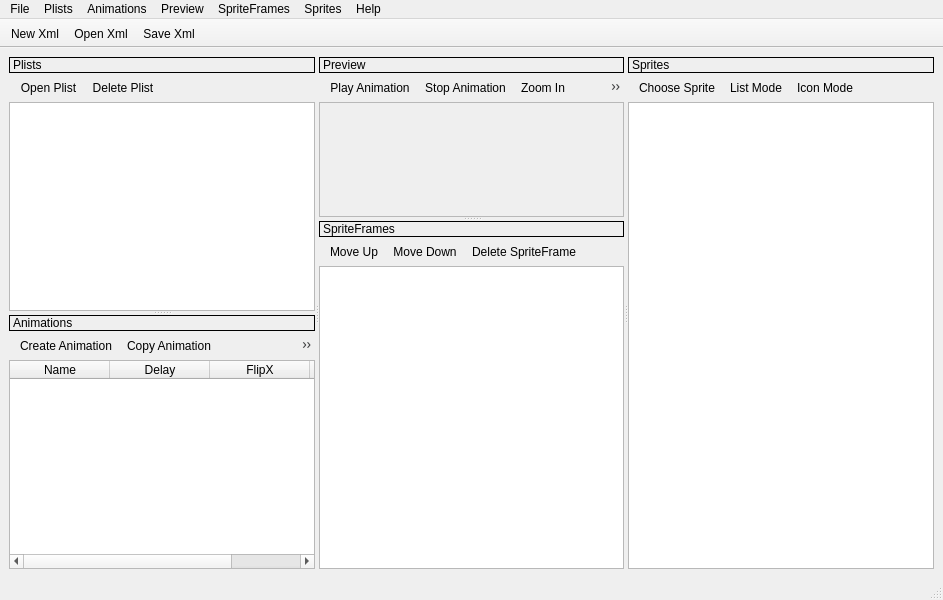
<?xml version="1.0" encoding="UTF-8"?>
<ui version="4.0">
 <class>AnimatePackerClass</class>
 <widget class="QMainWindow" name="AnimatePackerClass">
  <property name="geometry">
   <rect>
    <x>0</x>
    <y>0</y>
    <width>943</width>
    <height>600</height>
   </rect>
  </property>
  <property name="acceptDrops">
   <bool>false</bool>
  </property>
  <property name="windowTitle">
   <string>AnimatePacker</string>
  </property>
  <widget class="QWidget" name="centralwidget">
   <layout class="QHBoxLayout" name="horizontalLayout">
    <property name="spacing">
     <number>0</number>
    </property>
    <item>
     <widget class="QSplitter" name="splitter_3">
      <property name="orientation">
       <enum>Qt::Horizontal</enum>
      </property>
      <widget class="QSplitter" name="splitter">
       <property name="orientation">
        <enum>Qt::Vertical</enum>
       </property>
       <widget class="QWidget" name="layoutWidget">
        <layout class="QVBoxLayout" name="verticalLayout_5">
         <property name="spacing">
          <number>0</number>
         </property>
         <item>
          <widget class="QLabel" name="label_4">
           <property name="frameShape">
            <enum>QFrame::Box</enum>
           </property>
           <property name="text">
            <string>Plists</string>
           </property>
          </widget>
         </item>
         <item>
          <widget class="QToolBar" name="toolBar_5">
           <property name="windowTitle">
            <string>toolBar_5</string>
           </property>
           <property name="iconSize">
            <size>
             <width>24</width>
             <height>24</height>
            </size>
           </property>
           <addaction name="actionOpenPlist"/>
           <addaction name="actionDeletePlist"/>
          </widget>
         </item>
         <item>
          <widget class="PlistList" name="plistList"/>
         </item>
        </layout>
       </widget>
       <widget class="QWidget" name="layoutWidget1">
        <layout class="QVBoxLayout" name="verticalLayout_4">
         <property name="spacing">
          <number>0</number>
         </property>
         <item>
          <widget class="QLabel" name="label_3">
           <property name="frameShape">
            <enum>QFrame::Box</enum>
           </property>
           <property name="text">
            <string>Animations</string>
           </property>
          </widget>
         </item>
         <item>
          <widget class="QToolBar" name="toolBar_2">
           <property name="windowTitle">
            <string>toolBar_2</string>
           </property>
           <property name="iconSize">
            <size>
             <width>24</width>
             <height>24</height>
            </size>
           </property>
           <property name="floatable">
            <bool>true</bool>
           </property>
           <addaction name="actionAnimation"/>
           <addaction name="actionCopy"/>
           <addaction name="actionDeleteAnimation"/>
          </widget>
         </item>
         <item>
          <widget class="AnimationsTable" name="animationTable">
           <attribute name="horizontalHeaderVisible">
            <bool>true</bool>
           </attribute>
           <attribute name="horizontalHeaderCascadingSectionResizes">
            <bool>false</bool>
           </attribute>
           <attribute name="horizontalHeaderHighlightSections">
            <bool>true</bool>
           </attribute>
           <attribute name="horizontalHeaderShowSortIndicator" stdset="0">
            <bool>false</bool>
           </attribute>
           <attribute name="horizontalHeaderStretchLastSection">
            <bool>true</bool>
           </attribute>
           <attribute name="verticalHeaderVisible">
            <bool>true</bool>
           </attribute>
           <attribute name="verticalHeaderCascadingSectionResizes">
            <bool>false</bool>
           </attribute>
           <attribute name="verticalHeaderHighlightSections">
            <bool>true</bool>
           </attribute>
           <attribute name="verticalHeaderShowSortIndicator" stdset="0">
            <bool>false</bool>
           </attribute>
           <attribute name="verticalHeaderStretchLastSection">
            <bool>false</bool>
           </attribute>
           <column>
            <property name="text">
             <string>Name</string>
            </property>
           </column>
           <column>
            <property name="text">
             <string>Delay</string>
            </property>
           </column>
           <column>
            <property name="text">
             <string>FlipX</string>
            </property>
           </column>
           <column>
            <property name="text">
             <string>FlipY</string>
            </property>
           </column>
          </widget>
         </item>
        </layout>
       </widget>
      </widget>
      <widget class="QSplitter" name="splitter_2">
       <property name="orientation">
        <enum>Qt::Vertical</enum>
       </property>
       <widget class="QWidget" name="layoutWidget2">
        <layout class="QVBoxLayout" name="verticalLayout">
         <property name="spacing">
          <number>0</number>
         </property>
         <item>
          <widget class="QLabel" name="label_5">
           <property name="frameShape">
            <enum>QFrame::Box</enum>
           </property>
           <property name="text">
            <string>Preview</string>
           </property>
          </widget>
         </item>
         <item>
          <widget class="QToolBar" name="toolBar_3">
           <property name="windowTitle">
            <string>toolBar_3</string>
           </property>
           <property name="iconSize">
            <size>
             <width>24</width>
             <height>24</height>
            </size>
           </property>
           <addaction name="actionPlay"/>
           <addaction name="actionStop"/>
           <addaction name="actionZoomIn"/>
           <addaction name="actionZoomOut"/>
           <addaction name="actionPalette"/>
          </widget>
         </item>
         <item>
          <widget class="QScrollArea" name="scrollArea">
           <property name="widgetResizable">
            <bool>true</bool>
           </property>
           <property name="alignment">
            <set>Qt::AlignCenter</set>
           </property>
           <widget class="QWidget" name="scrollAreaWidgetContents">
            <property name="geometry">
             <rect>
              <x>0</x>
              <y>0</y>
              <width>301</width>
              <height>114</height>
             </rect>
            </property>
            <property name="sizePolicy">
             <sizepolicy hsizetype="Preferred" vsizetype="Preferred">
              <horstretch>0</horstretch>
              <verstretch>0</verstretch>
             </sizepolicy>
            </property>
            <layout class="QHBoxLayout" name="horizontalLayout_2">
             <property name="margin">
              <number>0</number>
             </property>
             <item>
              <widget class="QLabel" name="imageLabel">
               <property name="sizePolicy">
                <sizepolicy hsizetype="Preferred" vsizetype="Preferred">
                 <horstretch>0</horstretch>
                 <verstretch>0</verstretch>
                </sizepolicy>
               </property>
               <property name="text">
                <string/>
               </property>
               <property name="scaledContents">
                <bool>false</bool>
               </property>
               <property name="alignment">
                <set>Qt::AlignCenter</set>
               </property>
              </widget>
             </item>
            </layout>
           </widget>
          </widget>
         </item>
        </layout>
       </widget>
       <widget class="QWidget" name="layoutWidget3">
        <layout class="QVBoxLayout" name="verticalLayout_3">
         <property name="spacing">
          <number>0</number>
         </property>
         <item>
          <widget class="QLabel" name="label_2">
           <property name="frameShape">
            <enum>QFrame::Box</enum>
           </property>
           <property name="text">
            <string>SpriteFrames</string>
           </property>
          </widget>
         </item>
         <item>
          <widget class="QToolBar" name="toolBar_4">
           <property name="windowTitle">
            <string>toolBar_4</string>
           </property>
           <property name="iconSize">
            <size>
             <width>24</width>
             <height>24</height>
            </size>
           </property>
           <addaction name="actionMoveUp"/>
           <addaction name="actionMoveDown"/>
           <addaction name="actionDeleteSpriteFrame"/>
          </widget>
         </item>
         <item>
          <widget class="SpriteFramesList" name="spriteFramesList">
           <property name="dragEnabled">
            <bool>false</bool>
           </property>
           <property name="dragDropOverwriteMode">
            <bool>false</bool>
           </property>
           <property name="dragDropMode">
            <enum>QAbstractItemView::NoDragDrop</enum>
           </property>
          </widget>
         </item>
        </layout>
       </widget>
      </widget>
      <widget class="QWidget" name="layoutWidget4">
       <layout class="QVBoxLayout" name="verticalLayout_2">
        <property name="spacing">
         <number>0</number>
        </property>
        <item>
         <widget class="QLabel" name="label">
          <property name="frameShape">
           <enum>QFrame::Box</enum>
          </property>
          <property name="text">
           <string>Sprites</string>
          </property>
         </widget>
        </item>
        <item>
         <widget class="QToolBar" name="toolBar_6">
          <property name="windowTitle">
           <string>toolBar_6</string>
          </property>
          <property name="iconSize">
           <size>
            <width>24</width>
            <height>24</height>
           </size>
          </property>
          <addaction name="actionChoose"/>
          <addaction name="actionListMode"/>
          <addaction name="actionIconMode"/>
         </widget>
        </item>
        <item>
         <widget class="SpritesList" name="spritesList"/>
        </item>
       </layout>
      </widget>
     </widget>
    </item>
   </layout>
  </widget>
  <widget class="QMenuBar" name="menubar">
   <property name="geometry">
    <rect>
     <x>0</x>
     <y>0</y>
     <width>943</width>
     <height>23</height>
    </rect>
   </property>
   <widget class="QMenu" name="menuFile">
    <property name="title">
     <string>File</string>
    </property>
    <addaction name="actionNew"/>
    <addaction name="actionOpen"/>
    <addaction name="actionSave"/>
    <addaction name="separator"/>
    <addaction name="actionExit"/>
   </widget>
   <widget class="QMenu" name="menuHelp">
    <property name="title">
     <string>Help</string>
    </property>
    <addaction name="actionAbout"/>
   </widget>
   <widget class="QMenu" name="menuPlists">
    <property name="title">
     <string>Plists</string>
    </property>
    <addaction name="actionOpenPlist"/>
    <addaction name="actionDeletePlist"/>
   </widget>
   <widget class="QMenu" name="menuAnimations">
    <property name="title">
     <string>Animations</string>
    </property>
    <addaction name="actionAnimation"/>
    <addaction name="actionCopy"/>
    <addaction name="actionDeleteAnimation"/>
   </widget>
   <widget class="QMenu" name="menuPreview">
    <property name="title">
     <string>Preview</string>
    </property>
    <addaction name="actionPlay"/>
    <addaction name="actionStop"/>
    <addaction name="actionZoomIn"/>
    <addaction name="actionZoomOut"/>
    <addaction name="actionPalette"/>
   </widget>
   <widget class="QMenu" name="menuSpriteFrames">
    <property name="title">
     <string>SpriteFrames</string>
    </property>
    <addaction name="actionMoveUp"/>
    <addaction name="actionMoveDown"/>
    <addaction name="actionDeleteSpriteFrame"/>
   </widget>
   <widget class="QMenu" name="menuSprites">
    <property name="title">
     <string>Sprites</string>
    </property>
    <addaction name="actionChoose"/>
    <addaction name="actionListMode"/>
    <addaction name="actionIconMode"/>
   </widget>
   <addaction name="menuFile"/>
   <addaction name="menuPlists"/>
   <addaction name="menuAnimations"/>
   <addaction name="menuPreview"/>
   <addaction name="menuSpriteFrames"/>
   <addaction name="menuSprites"/>
   <addaction name="menuHelp"/>
  </widget>
  <widget class="QStatusBar" name="statusbar"/>
  <widget class="QToolBar" name="toolBar">
   <property name="windowTitle">
    <string>toolBar</string>
   </property>
   <property name="movable">
    <bool>false</bool>
   </property>
   <property name="iconSize">
    <size>
     <width>24</width>
     <height>24</height>
    </size>
   </property>
   <attribute name="toolBarArea">
    <enum>TopToolBarArea</enum>
   </attribute>
   <attribute name="toolBarBreak">
    <bool>false</bool>
   </attribute>
   <addaction name="actionNew"/>
   <addaction name="actionOpen"/>
   <addaction name="actionSave"/>
  </widget>
  <action name="actionNew">
   <property name="icon">
    <iconset resource="AnimatePacker.qrc">
     <normaloff>:/image/newObject.png</normaloff>:/image/newObject.png</iconset>
   </property>
   <property name="text">
    <string>New Xml</string>
   </property>
   <property name="toolTip">
    <string>New Xml</string>
   </property>
   <property name="shortcut">
    <string>Ctrl+N</string>
   </property>
  </action>
  <action name="actionSave">
   <property name="icon">
    <iconset resource="AnimatePacker.qrc">
     <normaloff>:/image/save.png</normaloff>:/image/save.png</iconset>
   </property>
   <property name="text">
    <string>Save Xml</string>
   </property>
   <property name="toolTip">
    <string>Save Xml</string>
   </property>
   <property name="shortcut">
    <string>Ctrl+S</string>
   </property>
  </action>
  <action name="actionAbout">
   <property name="text">
    <string>About</string>
   </property>
   <property name="toolTip">
    <string>About</string>
   </property>
  </action>
  <action name="actionOpen">
   <property name="icon">
    <iconset resource="AnimatePacker.qrc">
     <normaloff>:/image/open.png</normaloff>:/image/open.png</iconset>
   </property>
   <property name="text">
    <string>Open Xml</string>
   </property>
   <property name="toolTip">
    <string>Open Xml</string>
   </property>
  </action>
  <action name="actionExit">
   <property name="text">
    <string>Exit</string>
   </property>
   <property name="toolTip">
    <string>Exit</string>
   </property>
  </action>
  <action name="actionAnimation">
   <property name="icon">
    <iconset resource="AnimatePacker.qrc">
     <normaloff>:/image/animation.png</normaloff>:/image/animation.png</iconset>
   </property>
   <property name="text">
    <string>Create Animation</string>
   </property>
   <property name="toolTip">
    <string>Create Animation</string>
   </property>
  </action>
  <action name="actionPlay">
   <property name="icon">
    <iconset resource="AnimatePacker.qrc">
     <normaloff>:/image/play.png</normaloff>
     <normalon>image/play.png</normalon>:/image/play.png</iconset>
   </property>
   <property name="text">
    <string>Play Animation</string>
   </property>
   <property name="toolTip">
    <string>Play Animation</string>
   </property>
  </action>
  <action name="actionStop">
   <property name="icon">
    <iconset resource="AnimatePacker.qrc">
     <normaloff>:/image/stop.png</normaloff>:/image/stop.png</iconset>
   </property>
   <property name="text">
    <string>Stop Animation</string>
   </property>
   <property name="toolTip">
    <string>Stop Animation</string>
   </property>
  </action>
  <action name="actionDeletePlist">
   <property name="icon">
    <iconset resource="AnimatePacker.qrc">
     <normaloff>:/image/deleteObject.png</normaloff>:/image/deleteObject.png</iconset>
   </property>
   <property name="text">
    <string>Delete Plist</string>
   </property>
   <property name="toolTip">
    <string>Delete Plist</string>
   </property>
  </action>
  <action name="actionDeleteAnimation">
   <property name="icon">
    <iconset resource="AnimatePacker.qrc">
     <normaloff>:/image/deleteObject.png</normaloff>:/image/deleteObject.png</iconset>
   </property>
   <property name="text">
    <string>Delete Animation</string>
   </property>
   <property name="toolTip">
    <string>Delete Animation</string>
   </property>
  </action>
  <action name="actionMoveUp">
   <property name="icon">
    <iconset resource="AnimatePacker.qrc">
     <normaloff>:/image/up.png</normaloff>:/image/up.png</iconset>
   </property>
   <property name="text">
    <string>Move Up</string>
   </property>
   <property name="toolTip">
    <string>Move Up</string>
   </property>
  </action>
  <action name="actionMoveDown">
   <property name="icon">
    <iconset resource="AnimatePacker.qrc">
     <normaloff>:/image/down.png</normaloff>:/image/down.png</iconset>
   </property>
   <property name="text">
    <string>Move Down</string>
   </property>
   <property name="toolTip">
    <string>Move Down</string>
   </property>
  </action>
  <action name="actionDeleteSpriteFrame">
   <property name="icon">
    <iconset resource="AnimatePacker.qrc">
     <normaloff>:/image/deleteObject.png</normaloff>:/image/deleteObject.png</iconset>
   </property>
   <property name="text">
    <string>Delete SpriteFrame</string>
   </property>
   <property name="toolTip">
    <string>Delete SpriteFrame</string>
   </property>
  </action>
  <action name="actionChoose">
   <property name="icon">
    <iconset resource="AnimatePacker.qrc">
     <normaloff>:/image/choose.png</normaloff>:/image/choose.png</iconset>
   </property>
   <property name="text">
    <string>Choose Sprite</string>
   </property>
   <property name="toolTip">
    <string>Choose Sprite</string>
   </property>
  </action>
  <action name="actionZoomIn">
   <property name="icon">
    <iconset resource="AnimatePacker.qrc">
     <normaloff>:/image/zoomIn.png</normaloff>:/image/zoomIn.png</iconset>
   </property>
   <property name="text">
    <string>Zoom In</string>
   </property>
   <property name="toolTip">
    <string>Zoom In</string>
   </property>
  </action>
  <action name="actionZoomOut">
   <property name="icon">
    <iconset resource="AnimatePacker.qrc">
     <normaloff>:/image/zoomOut.png</normaloff>:/image/zoomOut.png</iconset>
   </property>
   <property name="text">
    <string>Zoom Out</string>
   </property>
   <property name="toolTip">
    <string>Zoom Out</string>
   </property>
  </action>
  <action name="actionOpenPlist">
   <property name="icon">
    <iconset resource="AnimatePacker.qrc">
     <normaloff>:/image/open.png</normaloff>:/image/open.png</iconset>
   </property>
   <property name="text">
    <string>Open Plist</string>
   </property>
   <property name="toolTip">
    <string>Open Plist</string>
   </property>
  </action>
  <action name="actionPalette">
   <property name="icon">
    <iconset resource="AnimatePacker.qrc">
     <normaloff>:/image/palette.png</normaloff>:/image/palette.png</iconset>
   </property>
   <property name="text">
    <string>Palette</string>
   </property>
   <property name="toolTip">
    <string>Palette</string>
   </property>
  </action>
  <action name="actionCopy">
   <property name="icon">
    <iconset resource="AnimatePacker.qrc">
     <normaloff>:/image/copy.png</normaloff>:/image/copy.png</iconset>
   </property>
   <property name="text">
    <string>Copy Animation</string>
   </property>
   <property name="toolTip">
    <string>Copy Animation</string>
   </property>
  </action>
  <action name="actionIconMode">
   <property name="icon">
    <iconset resource="AnimatePacker.qrc">
     <normaloff>:/image/iconMode.png</normaloff>:/image/iconMode.png</iconset>
   </property>
   <property name="text">
    <string>Icon Mode</string>
   </property>
   <property name="toolTip">
    <string>Icon Mode</string>
   </property>
  </action>
  <action name="actionListMode">
   <property name="icon">
    <iconset resource="AnimatePacker.qrc">
     <normaloff>:/image/listMode.png</normaloff>:/image/listMode.png</iconset>
   </property>
   <property name="text">
    <string>List Mode</string>
   </property>
   <property name="toolTip">
    <string>List Mode</string>
   </property>
  </action>
 </widget>
 <customwidgets>
  <customwidget>
   <class>AnimationsTable</class>
   <extends>QTableWidget</extends>
   <header>animations_table.h</header>
  </customwidget>
  <customwidget>
   <class>SpritesList</class>
   <extends>QListWidget</extends>
   <header>sprites_list.h</header>
  </customwidget>
  <customwidget>
   <class>PlistList</class>
   <extends>QListWidget</extends>
   <header>plist_list.h</header>
  </customwidget>
  <customwidget>
   <class>SpriteFramesList</class>
   <extends>QListWidget</extends>
   <header>sprite_frames_list.h</header>
  </customwidget>
 </customwidgets>
 <resources>
  <include location="AnimatePacker.qrc"/>
 </resources>
 <connections/>
</ui>
